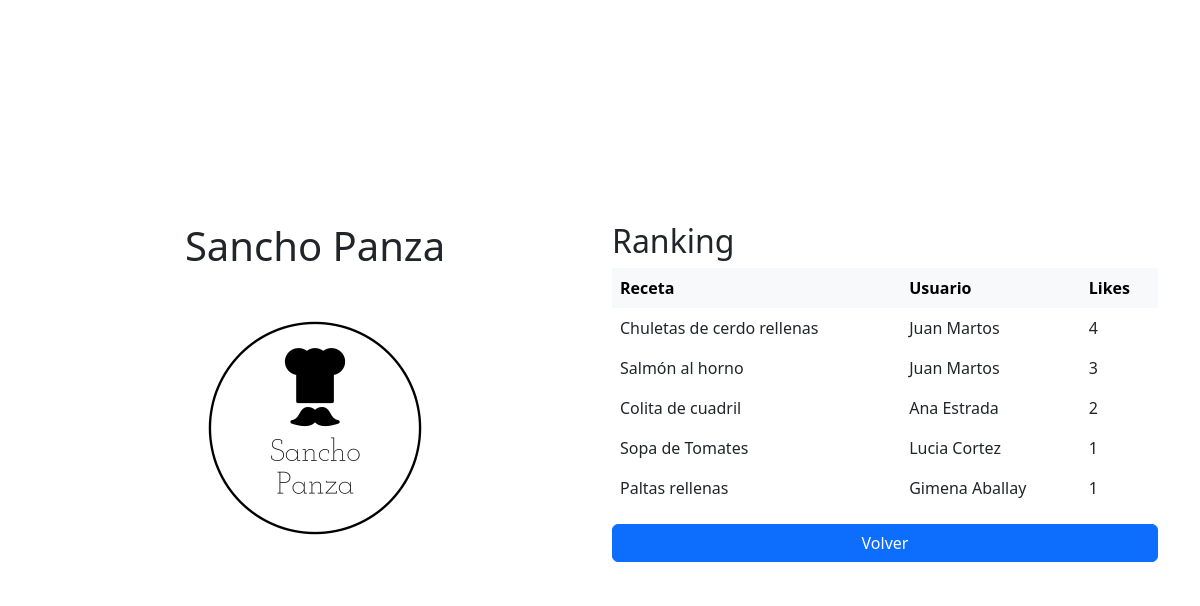
Before: /ranking with the older database file.
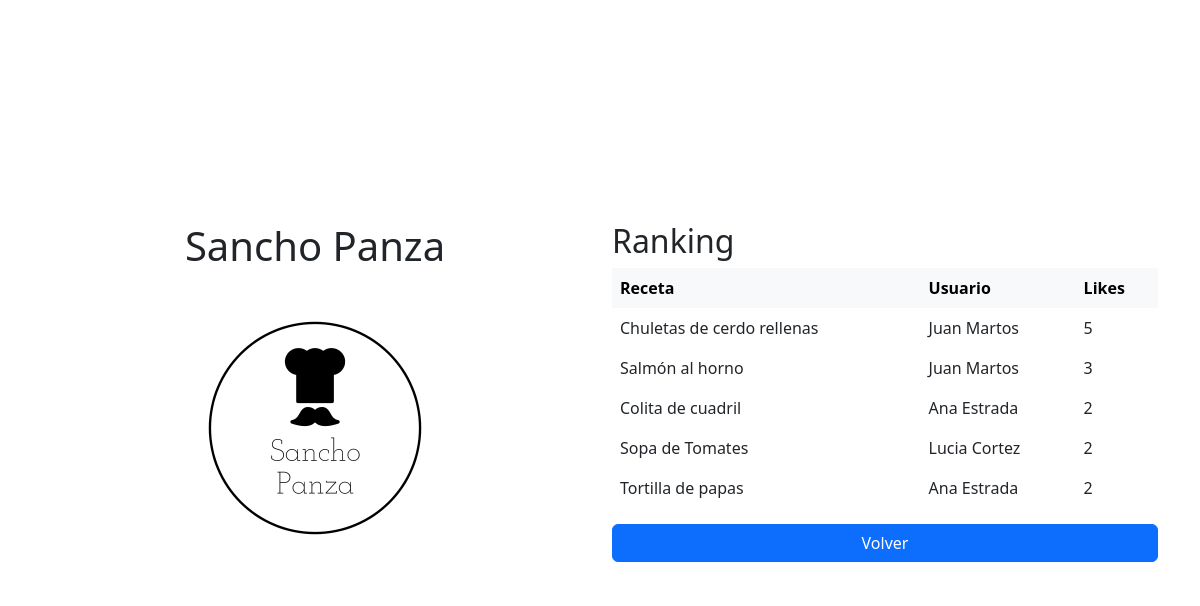
After: the same page with the newer database file.
### src/database.py (models this page shows)
class Receta(db.Model):
    __tablename__ = "receta"
    id = db.Column(db.Integer, primary_key=True)
    nombre = db.Column(db.String(80), nullable=False)
    tiempo = db.Column(db.Integer, nullable=False)
    elaboracion = db.Column(db.Text)
    cantidadmegusta = db.Column(db.Integer, nullable=False)
    fecha = db.Column(db.DateTime)
    usuarioid = db.Column(db.Integer, db.ForeignKey('usuario.id'))
    ingrediente =  db.relationship(
        'Ingrediente',
        backref='receta',
        cascade="all, delete-orphan"
    )

class Usuario(db.Model):
    __tablename__ = 'usuario'
    id = db.Column(db.Integer, primary_key=True)
    nombre = db.Column(db.String(80), nullable=False)
    correo = db.Column(db.String(120), unique=True, nullable=False)
    clave = db.Column(db.String(120), nullable=False)
    receta = db.relationship(
        'Receta',
        backref='usuario',
        cascade="all, delete-orphan"
    )

### src/consultarRecetas.py (the view)
@app.route('/ranking')
def ranking():
	recetas = Receta.query.all()
	recetas.sort(key=lambda x: x.cantidadmegusta, reverse=True)
	return render_template('ranking.html', recetas = recetas[0:5])

### templates/ranking.html (shortened to what this page needs)
{% extends 'base.html' %}
{% block content %}
    <h2>Ranking</h2>
    <table class="table table-hover table-borderless">
        <thead class="table-light">
            <tr>
                <th scope="col">Receta</th>
                <th scope="col">Usuario</th>
                <th scope="col">Likes</th>
            </tr>
        </thead>
        <tbody>
            {% for receta in recetas %}
            <tr>
                <td>{{ receta.nombre }}</td>
                <td>{{ receta.usuario.nombre }}</td>
                <td>{{ receta.cantidadmegusta }}</td>
            </tr>
            {% endfor %}
        </tbody>
    </table>
    <a href="{{ url_for('home') }} " class="d-block w-100 my-3 btn btn-primary">Volver</a>
{% endblock %}

### templates/base.html (shortened to what this page needs)
<!doctype html>
<html lang="en">
	<head>
		<link href="https://cdn.jsdelivr.net/npm/bootstrap@5.2.0-beta1/dist/css/bootstrap.min.css" rel="stylesheet"
>
		<link rel="stylesheet" href=".\static\estilos.css">
	</head>
	<body>
		<div class="container">
			<div class="row vh-100 align-items-center">
				<div class="col-sm-12 col-md-6 text-center"">
					<h1>Sancho Panza</h1>
					<img src="\static\logos\Sancho Panza-logos_black.png" alt="" width="300" height="300">
				</div>
				<div class="col-sm-12 col-md-6">
					{% block content %}{% endblock %}
				</div>
			</div>
		</div>
	</body>
</html>

Changed rows visible on the page:
no longer on this page (row unchanged): Receta: nombre "Paltas rellenas", usuario.nombre "Gimena Aballay", cantidadmegusta "1"
changed Receta "Chuletas de cerdo rellenas": cantidadmegusta "4" → "5"
changed Receta "Sopa de Tomates": cantidadmegusta "1" → "2"
added Receta: nombre "Tortilla de papas", usuario.nombre "Ana Estrada", cantidadmegusta "2"
